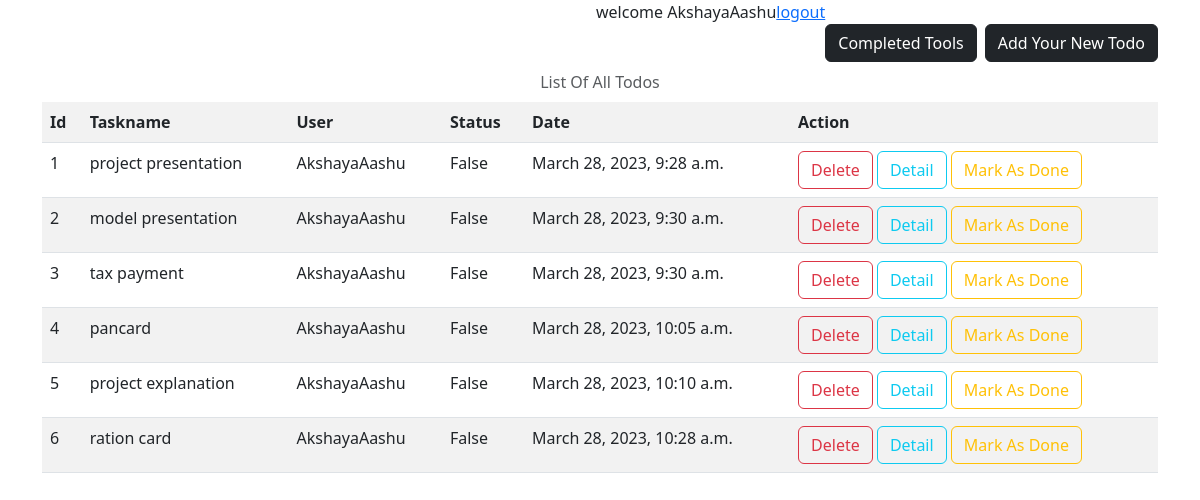
The app's page /todos/all/ (signed in) with its own data.
### tasks/models.py (models this page shows, shortened)
class Todo(models.Model):
    task_name=models.CharField(max_length=200)
    user=models.ForeignKey(User,on_delete=models.CASCADE)
    status=models.BooleanField(default=False)
    date=models.DateTimeField(auto_now_add=True)

### tasks/views.py (the view)
# urls.py: path("todos/all/",views.TodoListView.as_view(),name="todo-list"),
class TodoListView(View):
    def get(self,request,*args,**kwargs):
        qs=Todo.objects.filter(status=False,user=request.user).order_by("date")
        return render(request,"todo-list.html",{"todos":qs})

### tasks/templates/todo-list.html (shortened to what this page needs)
<!DOCTYPE html>
<html lang="en">
<head>
    <link href="https://cdn.jsdelivr.net/npm/bootstrap@5.3.0-alpha1/dist/css/bootstrap.min.css" rel="stylesheet">
</head>
<body>
 <div class="container">
    <div class="d-flex justify-content-end">
    welcome {{request.user}}
    <a href="{%url 'signout' %}">logout</a>
    <a href="{%url 'todo-complete' %}" class="btn btn-dark me-2 mt-4">Completed Tools</a>
    <a href="{%url 'todo-add'%}" class="btn btn-dark  mt-4">Add Your New Todo </a>
    </div>
<table class="table table-striped">
    <caption class="caption-top text-center">List Of All Todos</caption>
   <tr>
     <th>Id</th>
     <th>Taskname</th>
     <th>User</th>
     <th>Status</th>
     <th>Date</th>
     <th>Action</th>
   </tr>
   {%for t in todos%}
    <tr>
        <td>{{forloop.counter}}</td>
        <td>{{t.task_name}}</td>
        <td>{{t.user}}</td>
        <td>{{t.status}}</td>
        <td>{{t.date}}</td>
        <td>
            <a href="{%url 'todo-delete' t.id%}" class="btn btn-outline-danger">Delete</a>
            <a href="{%url 'todo-detail' t.id%}" class="btn btn-outline-info">Detail</a>
            <a href="{%url 'todo-change' t.id%}" class="btn btn-outline-warning">Mark As Done</a>
        </td>
    </tr>
   {%endfor%}
</table>
 </div>
</body>
</html>

### records on screen
Todo: task_name "project presentation", user "AkshayaAashu", status "False", date "March 28, 2023, 9:28 a.m."
Todo: task_name "model presentation", user "AkshayaAashu", status "False", date "March 28, 2023, 9:30 a.m."
Todo: task_name "tax payment", user "AkshayaAashu", status "False", date "March 28, 2023, 9:30 a.m."
Todo: task_name "pancard", user "AkshayaAashu", status "False", date "March 28, 2023, 10:05 a.m."
Todo: task_name "project explanation", user "AkshayaAashu", status "False", date "March 28, 2023, 10:10 a.m."
Todo: task_name "ration card", user "AkshayaAashu", status "False", date "March 28, 2023, 10:28 a.m."

### other values on screen
{{ request.user }} "AkshayaAashu"
